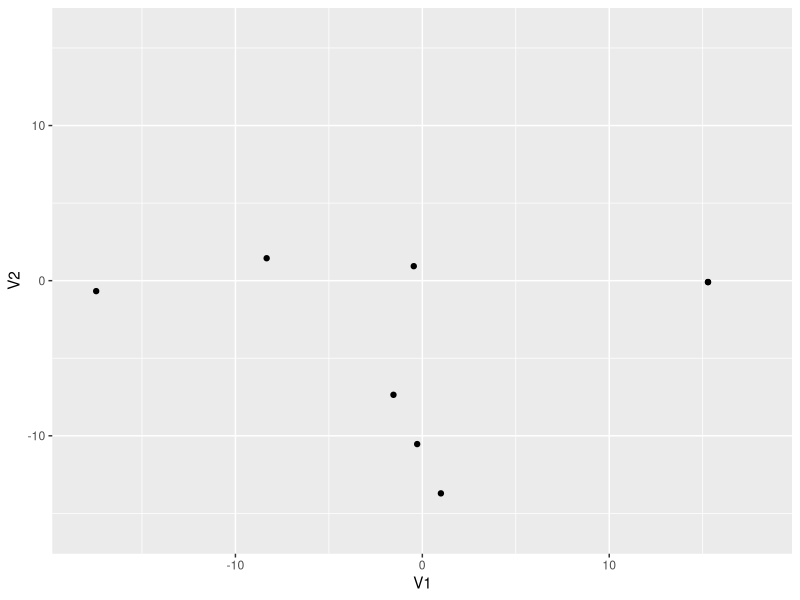

Reproduce this figure in R. (Note: this script raises an error after producing the figure.)
## ---- chunk 1
knitr::opts_chunk$set(echo = TRUE)
## ---- chunk 2
library(dplyr)
library(magrittr)
library(ggplot2)
## ---- chunk 3
C <- read.table("Data/Example1.dat") %>%
  as.matrix(.) %>%
  scale(., scale = FALSE)
## ---- chunk 4
N <- dim(C)[1]
S <- t(C) %*% C / N
## ---- chunk 5
SVD <- svd(x = C)
## ---- chunk 6
U <- SVD$u
D <- SVD$d
V <- SVD$v
U
D
V
## ---- chunk 7
lambda <- U * D
## ---- chunk 8
lambda %>%
  as.data.frame(.) %>%
  ggplot(., aes(x = V1, y = V2)) +
  geom_point() +
  xlim(-18, 18) +
  ylim(-16, 16)
## ---- chunk 9
EV <- eigen(S)
## ---- chunk 10
sum(EV$values) == sum(diag(S))

sum((lambda[, 1] - mean(lambda[, 1]))^2) / 9
## ---- chunk 11
Eig$values[1] / sum(Eig$values) * 100
Eig$values[2] / sum(Eig$values) * 100
## ---- chunk 12
SCM <- matrix(data = c(1, 0.32, 0.95, 0.94, 0.84, 0.22, 0.47, 0.82, 0.32, 1, 0.06,
                       0.21, 0.01, 0.30, 0.10, 0.01, 0.95, 0.06, 1, 0.94, 0.89, 0.14,
                       0.44, 0.81, 0.94, 0.21, 0.94, 1, 0.88, 0.19, 0.50, 0.68,
                       0.84, 0.01, 0.89, 0.88, 1, -0.23, 0.55, 0.63, 0.22, 0.30,
                       0.14, 0.19, -0.23, 1, -0.15, 0.21, 0.47, 0.10, 0.44, 0.50,
                       0.55, -0.15, 1, 0.14, 0.82, 0.01, 0.81, 0.68, 0.63, 0.21,
                       0.14, 1), nrow = 8, ncol = 8, byrow = TRUE)
SCM
## ---- chunk 13
PCA <- eigen(SCM)
## ---- chunk 14
sum(PCA$values > 1)
## ---- chunk 15
sum(PCA$values[1:3]) / sum(PCA$values) * 100
## ---- chunk 16
PCA$values %>%
  data.frame(EV = .) %>%
  ggplot(., aes(x = c(1:8), y = EV)) +
  geom_line() + theme_minimal()
## ---- chunk 17
sum(PCA$values[1:2]) / sum(PCA$values) * 100
